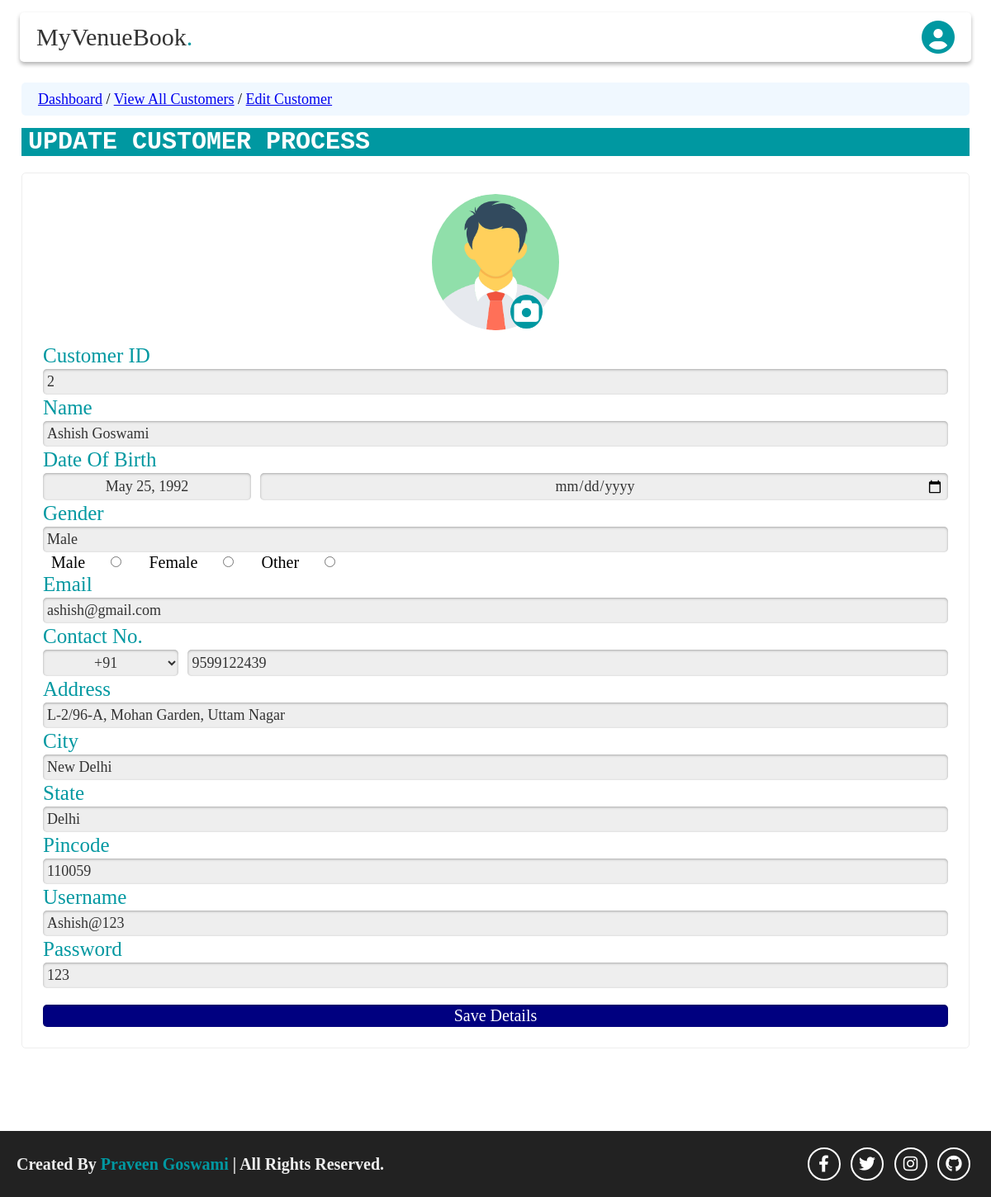
The page /administrator/editcustomer/2/ on the database its author committed.
### customer/models.py (models this page shows)
class customerTable(models.Model):
    customerId = models.AutoField(primary_key=True)
    customerName = models.CharField(max_length=50)
    customerImage = models.ImageField(upload_to='media/', default='', blank=True)
    customerDob = models.DateField(auto_now=False, auto_now_add=False, null=True)
    customerGender = models.CharField(max_length=15)
    customerEmail = models.EmailField(max_length=100)
    customerMobileCountryCode = models.CharField(max_length=10, default='')
    customerMobileNumber = models.CharField(max_length=20)
    customerAddress = models.CharField(max_length=120)
    customerCity = models.CharField(max_length=50,default='')
    customerState = models.CharField(max_length=50,default='')
    customerPincode = models.CharField(max_length=20,default='')
    customerUsername = models.CharField(max_length=50)
    customerPassword = models.CharField(max_length=50)

### administrator/views.py (the view)
# urls.py: path('editcustomer/<int:customer_id>/', views.showEditCustomerPage),
def showEditCustomerPage(request, customer_id):
    customerToBeEdited = customerModel.customerTable.objects.get(customerId=customer_id)
    context = {'customer':customerToBeEdited}
    res = render(request, 'administrator/editCustomerPage.html',context)
    return HttpResponse(res)

### templates/administrator/editCustomerPage.html (shortened to what this page needs)
<!DOCTYPE html>
{% extends 'administrator/adminMasterTemplate.html' %}
{% load static %}
    {% block CSS %}
        {{block.super}}
        <link rel="stylesheet" href="{% static 'css/administrator/editCustomerPage.css' %}">
    {% endblock CSS %}
    {% block home %}
    <section class="edit-customer-home" id="home">
        <div class="navigator">
            <p><a href="http://localhost:8000/administrator/dashboard/">Dashboard</a> / <a href="http://localhost:8000/administrator/viewallcustomer/">View All Customers</a> / <a href="#">Edit Customer</a></p>
        </div>
        <div class="heading-container" >
            <h1 class="main-heading">Update Customer Process</h1>
        </div>
        <div class="signup-form-container">
            <form action="http://localhost:8000/administrator/updatecustomer/" method="post" name="myform" enctype="multipart/form-data" onsubmit="return validateForm()">
                <div class="image-div-container">
                    <div class="profile-image-container">
                        <img src="{{customer.customerImage.url}}" alt="Customer Profile Image" id="customerprofileimage">
                        <div class="camera-icon">
                            <i class="fa-solid fa-camera"></i>
                        </div>
                    </div>
                </div>
                <label for="customerid">Customer ID </label>
                <input type="text" id="customerid" name="customerid" value="{{customer.customerId}}" readonly>
                <label for="customername">Name </label>
                <input type="text" id="customername" name="customername" value="{{customer.customerName}}">
                <label for="customerdob">Date of Birth </label>
                <div class="dob-field-container">
                    <input type="text" value="{{customer.customerDob}}"  id="previousdob" name="previousdob" readonly>
                    <input type="date" id="customerdob" name="customerdob">
                </div>
                <label for="customergender">Gender </label>
                <input name="previousgendervalue" type="text" value="{{customer.customerGender}}" readonly>
                <span>Male</span><input type="radio" id="customergender" name="customergender" value="Male">
                <span>Female</span><input type="radio" id="customergender" name="customergender" value="Female">
                <span>Other</span><input type="radio" id="customergender" name="customergender" value="Other">
                {% if email_error %}
                <label for="customeremail">Email </label>
                <input style="border:.1rem solid red;" type="email" id="customeremail" name="customeremail" value="{{customer.customerEmail}}" oninput="validateEmail()">
                <label class="errormsg"
                style="color:red; font-size:1.5rem; text-transform:none;">{{email_error}}</label>
                {% else %}
                <label for="customeremail">Email </label>
                <input type="email" id="customeremail" name="customeremail" value="{{customer.customerEmail}}" oninput="validateEmail()">
                {% endif %}
                {% if mobile_error %}
                <label for="customermobilenumber">Contact No. </label>
                <div class="contact-field-container">
                    <select name="customermobilecountrycode">
                        <option value="{{customer.customerMobileCountryCode}}">{{customer.customerMobileCountryCode}}</option>
                    </select>
                    <input style="border:.1rem solid red;" type="text" id="customermobilenumber" name="customermobilenumber" value="{{customer.customerMobileNumber}}">
                </div>
                <label class="errormsg"
                style="color:red; font-size:1.5rem; text-transform:none;">{{mobile_error}}</label>
                {% else %}
                <label for="customermobilenumber">Contact No. </label>
                <div class="contact-field-container">
                    <select name="customermobilecountrycode">
                        <option value="{{customer.customerMobileCountryCode}}">{{customer.customerMobileCountryCode}}</option>
                    </select>
                    <input type="text" id="customermobilenumber" name="customermobilenumber" value="{{customer.customerMobileNumber}}">
                </div>
                {% endif %}
                <label for="customeraddress">Address </label>
                <input type="textarea" id="customeraddress" name="customeraddress" value="{{customer.customerAddress}}">
                <label for="customercity">City </label>
                <input type="text" id="customercity" name="customercity" value="{{customer.customerCity}}">
                <label for="customerstate">State </label>
                <input type="text" id="customerstate" name="customerstate" value="{{customer.customerState}}">
                <label for="customerpincode">Pincode </label>
                <input type="text" id="customerpincode" name="customerpincode" value="{{customer.customerPincode}}">
                {% if username_error %}
                <label for="customerusername">Username </label>
                <input style="border:.1rem solid red;" type="text" id="customerusername" name="customerusername" value="{{customer.customerUsername}}" oninput="validateUsername()">
                <label class="errormsg"
                style="color:red; font-size:1.5rem; text-transform:none;">{{username_error}}</label>
                {% else %}
                <label for="customerusername">Username </label>
                <input type="text" id="customerusername" name="customerusername" value="{{customer.customerUsername}}" oninput="validateUsername()">
                {% endif %}
                <label for="customerpassword">Password </label>
                <input type="text" id="customerpassword" name="customerpassword" value="{{customer.customerPassword}}">
                <input type="submit" value="Save Details">
            </form>
        </div>
    </section>
    {% endblock home %}

### static/css/administrator/adminMasterTemplate.css (style rules this page uses)
* { font-family: 'Times New Roman', Times, serif; padding: 0; margin: 0; box-sizing: border-box; text-decoration: none; text-transform: capitalize; }
html { overflow-x: hidden; font-size: 62.5%; }

### static/css/administrator/editCustomerPage.css (style rules this page uses)
.edit-customer-home { min-height: 100vh; display: flex; align-items: center; flex-direction: column; position: relative; padding:10rem 2.6rem; background: #fff; }
.edit-customer-home .navigator { background-color: aliceblue; height:4rem; width:100%; border-radius: .5rem; display: flex; align-items: center; padding-left:2rem; }
.edit-customer-home .navigator p { font-size:1.8rem; }
.edit-customer-home .navigator p a { text-decoration: underline; font-family:'Times New Roman', Times, serif; }
.edit-customer-home .heading-container { width:100%; }
.edit-customer-home .main-heading { background-color: #0098a1; color:#fff; width:100%; text-transform: uppercase; font-family: 'Courier New', Courier, monospace; font-size:3rem; padding:0rem 0.8rem; margin-top: 1.5rem; }
.signup-form-container { width:100%; display: flex; justify-content: center; margin-top:2rem; }
.signup-form-container form { background-color:#fff; border: .1rem solid #eee; padding:2.5rem; width:100%; border-radius: .5rem; }
.signup-form-container .image-div-container { display:flex; justify-content: center; padding:0rem 0rem 1.5rem 0rem; width:100%; height:18rem; }
.signup-form-container .image-div-container .profile-image-container { width:14%; height:100%; display: flex; flex-direction: column; position:relative; }
.signup-form-container .image-div-container .profile-image-container img { width:100%; height:100%; object-fit: cover; border-radius: 50%; }
.signup-form-container .image-div-container .profile-image-container .camera-icon { display:flex; position:absolute; bottom:.2rem; right:2rem; width:25%; height:25%; overflow: hidden; border-radius:50%; background: #0098a1; justify-content: center; align-items: center; }
.fa-camera { display: block; color:#fff; font-size:3rem; }
.signup-form-container form label { font-size: 2.5rem; margin: .2rem 0; display:block; color: #0098a1; }
.signup-form-container form input, .signup-form-container form select { display: block; text-transform:none; font-size:1.8rem; width:100%; padding:.5rem; border-radius: .5rem; color:#333; background: #eee; border:none; outline: none; box-shadow: 0 .1rem .3rem rgba(0,0,0,.3) inset; }
.signup-form-container form input[type="submit"] { margin-top: 2rem; padding:.2rem; background: navy; font-size: 2rem; color: #fff; }
.signup-form-container form span { font-size: 2rem; margin: 0 1rem 2rem 1rem; position:relative; top:.1rem; }
.signup-form-container form input[type="radio"] { box-shadow: none; display: inline-block; width:5%; }
.dob-field-container { display:flex; flex-direction: row; flex-wrap: wrap; width:100%; justify-content: space-between; }
.dob-field-container #previousdob { display:block; width:23%; text-align: center; }
.dob-field-container #customerdob { display:block; width:76%; text-align: center; }
.signup-form-container .contact-field-container { display:flex; flex-direction: row; justify-content: space-between; }
.signup-form-container .contact-field-container select { width:15%; text-align: center; }
.signup-form-container .contact-field-container input { width:84%; }

### rows shown on the page
customerTable: customerImage (picture), customerid "2", customername "Ashish Goswami", previousdob "May 25, 1992", previousgendervalue "Male", customeremail "ashish@gmail.com", customermobilecountrycode "+91", customermobilenumber "9599122439", customeraddress "L-2/96-A, Mohan Garden, Uttam Nagar", customercity "New Delhi", customerstate "Delhi", customerpincode "110059", customerusername "Ashish@123", customerpassword "123"
